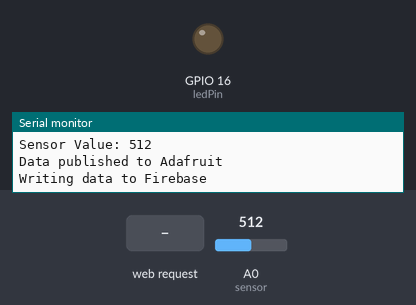
A sketch run on a simulated ESP8266 (NodeMCU). Parts: output pins drawn as LEDs (lit = HIGH), the last lines printed to the serial monitor. The test bench sets the inputs (shaded band); at power-on: A0 (sensor) = 512. WiFi joins after 1.5 s; servers stay silent unless stated; no MQTT or app messages arrive unless stated.

Above: at 3.7 s.
3.8 s: HTTP request GET /led received
At 6.5 s:
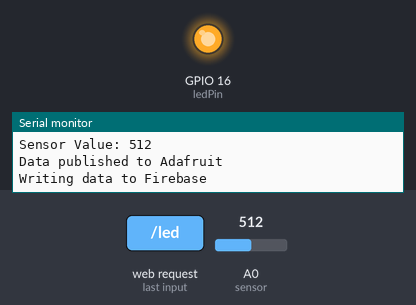
7.2 s: HTTP request GET /led?state=0 received
At 9.2 s:
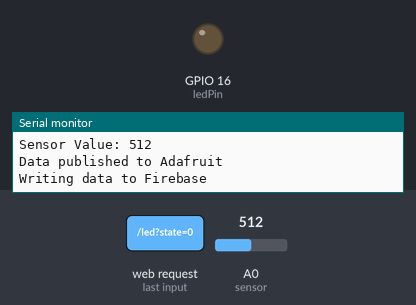
10.6 s: HTTP request GET /led?state=1 received
At 12.0 s:
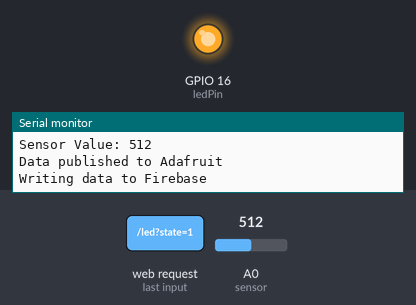
Timing chart, 0 to 13.6 s (numbered marks = the images above; inputs shaded):
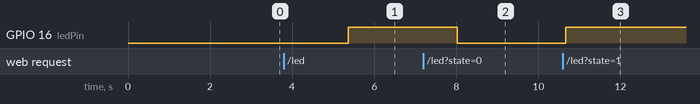

The sketch:

light_intensity_monitoring.ino
```cpp
#include <ESP8266WebServer.h>
#include <ESP8266WiFi.h>
#include <Adafruit_MQTT_Client.h>
#include <FirebaseESP8266.h>

#define username "internet_of_things"
#define password "YOUR_PASSWORD_HERE"

#define network "YOUR_NETWORK_NAME_HERE"
#define wifiPassword "YOUR_PASSWORD_HERE"

#define adafruitServer "io.adafruit.com"
#define adafruitPort 1883
#define adafruitUsername "YOUR_USERNAME_HERE"
#define adafruitKey "YOUR_KEY_HERE"

#define firebaseProject "REALTIME_DATABASE_URL_HERE"
#define firebaseSecret "FIREBASE_SECRET_HERE"

ESP8266WebServer server;

String ledwebpage = "<html><title>My First Webpage</title><body style=\"background-color: palegreen;\"><center><h1>IoT</h1></center><form action=\"/led\" method=\"get\"><button style=\"font-size:60\" type=\"submit\" value=\"0\" name=\"state\"> LED ON</button><button style=\"font-size:60\" type=\"submit\" value=\"1\" name=\"state\"> LED OFF</button></form></body></html>";

WiFiClient esp;
Adafruit_MQTT_Client mqtt(&esp, adafruitServer, adafruitPort, adafruitUsername, adafruitKey);
Adafruit_MQTT_Publish feed(&mqtt, adafruitUsername "/feeds/ldr");

FirebaseData ldrData;
FirebaseData ledData;

#define ledPin 16

void setup() {
  Serial.begin(115200);
  pinMode(16, OUTPUT);
  WiFi.softAP(username, password);
  Serial.println(WiFi.softAPIP());
  server.begin();
  server.on("/led", Led);

  server.on("/", HTTP_GET, handleRoot); // Serve the HTML page
  server.on("/mqtt", HTTP_GET, handleMqtt); // Route for MQTT/Firebase
  server.on("/ldr", HTTP_GET, handleLDR); // Route for LDR data

  server.begin(); // Start the server

  Serial.println("Setup completed.");

  WiFi.begin(network, wifiPassword);
  Serial.println("Connecting to WiFi");
  while (WiFi.status() != WL_CONNECTED) {
    delay(500);
    Serial.print(".");
  }

  Serial.println("Web server started");  // Debug print

  Serial.println("Connecting to Adafruit MQTT");
  while (!mqtt.connected()) {
    Serial.print(".");
    delay(1000);

    if (mqtt.connect()) {
      Serial.println("Connected to Adafruit MQTT");
    } else {
      Serial.println("Failed to connect to Adafruit MQTT");
      Serial.println("Connecting again...");
    }
  }

  Firebase.begin(firebaseProject, firebaseSecret);
  Serial.println("Setup completed.");
}

void loop() {
  // ... (other code)
  Serial.println("Looping...");
  if (mqtt.connected()) {
    int data = analogRead(A0);  // Read the sensor value
    Serial.println("Sensor Value: " + String(data));  // Debug print

    if (feed.publish(data)) {
      Serial.println("Data published to Adafruit");
    } else {
      Serial.println("Failed to publish data to Adafruit");
    }

    // Firebase code
    Serial.println("Writing data to Firebase");
    Firebase.setInt(ldrData, "/LDR", data);
  }

  server.handleClient();

  delay(2500);
  Serial.println("Loop iteration completed.");
}

void handleRoot() {
  server.send(200, "text/html", ledwebpage);
}

void handleMqtt() {
  // Handle MQTT/Firebase related tasks here
  // You can add your MQTT and Firebase code here
  server.send(200, "text/plain", "MQTT/Firebase request handled");
}

void handleLDR() {
  int ldrValue = analogRead(A0);
  Serial.println("LDR Value: " + String(ldrValue));
  Firebase.setInt(ldrData, "/LDR", ldrValue);

  server.send(200, "text/plain", "LDR data sent to Firebase: " + String(ldrValue));
}

void Led() {
  server.send(200, "text/html", ledwebpage);

  if((server.arg("state")=="0")) {
    digitalWrite(16, LOW);
  }
  else {
    digitalWrite(16, HIGH);
  }
}
```

Measured:
- after the input at 3.8 s, GPIO 16 (ledPin): LOW → HIGH after 1.6 s
- after the input at 7.2 s, GPIO 16 (ledPin): HIGH → LOW after 0.82 s
- after the input at 10.6 s, GPIO 16 (ledPin): LOW → HIGH after 0.07 s
